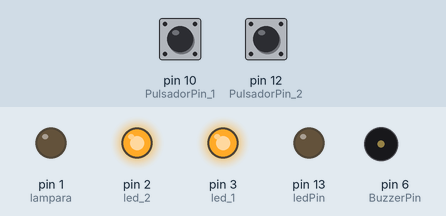
The sketch below on a simulated Arduino Uno, built with avr-gcc and run on an emulated ATmega328P. On the bench: output pins drawn as LEDs (lit = HIGH), buzzer (waves = sounding). The test bench sets the inputs (shaded band); at power-on: pin 10 (PulsadorPin_1) LOW, pin 12 (PulsadorPin_2) LOW.

Above: at 16.6 s.
18.1 s: pin 10 (PulsadorPin_1) pulled HIGH for 3 s
At 23.6 s:
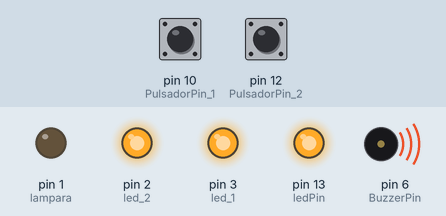
At 65.5 s:
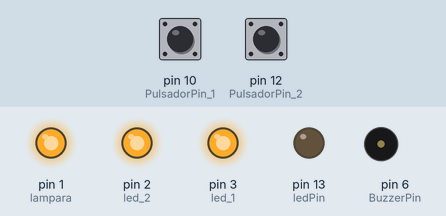
Timing chart, 0 to 66.2 s (numbered marks = the images above; inputs shaded):
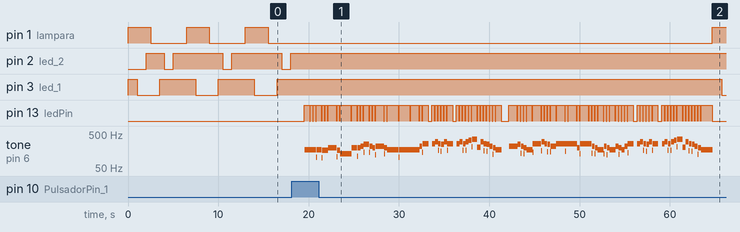

The sketch:

belen2021.ino
```cpp
int ledPin = 13; //Tira led.
int BuzzerPin = 6; //Pin del buzzer.
int PulsadorPin_1 = 10;	//Pin del primer boton.
int PulsadorPin_2 = 12;	//Pin del segundo boton.
int lampara = 1; // Pin de la lampara.
int led_2 = 2; // Pin del los leds.
int led_1 = 3; // Pin de la tira led.
int T = 1000; // Tiempo entre parpadeos.

int Estadoboton_1;		//Variables del estado de los botones.
int Estadoboton_2;

//Frecuencia de las notas musicales.
#define Do 261
#define Re 294
#define Mi 329
#define Fa 349
#define Sol 391
#define SolSostenido 415
#define La 440
#define LaSostenido 466
#define Si 494
#define DoAlto 524
#define ReAlto 588
#define MiAlto 660
#define FaAlto 699

//Duración de las notas.
#define semicorchea 200
#define corchea 400
#define negra 800
#define negraymedia 1200
#define blanca 1600


void setup()
{
	//Marcamos los pines como entrada o salida.
  pinMode(ledPin, OUTPUT);
  pinMode(BuzzerPin, OUTPUT);
  pinMode(PulsadorPin_1, INPUT);
  pinMode(lampara, OUTPUT);
  pinMode(led_2, OUTPUT);
  pinMode(led_1, OUTPUT);
}

void loop()
{

  //inicializamos las luces
  luces();

	//Recogemos el estado de los botones (Pulsado o no pulsados).
  Estadoboton_1 = digitalRead(PulsadorPin_1);
  Estadoboton_2 = digitalRead(PulsadorPin_2);

	//Si pulsamos un botón que toque su villancico.
  if (Estadoboton_1 == HIGH)
  {
    VillancicoCampana();
  }
  if (Estadoboton_2 == HIGH)
  {
    VillancicoHaciaBelen();
  }
}

void beep (unsigned char Pinbuzzer, int frecuencia, long tiempo)
{
    digitalWrite(ledPin, HIGH);	//El led se enciende al ritmo de los tonos.

    int x;
    long delayAmount = (long)(1000000/frecuencia);
    long loopTime = (long)((tiempo*negra)/(delayAmount*2));
    for (x=0;x<loopTime;x++)
    {
        digitalWrite(BuzzerPin,HIGH);
        delayMicroseconds(delayAmount);
        digitalWrite(BuzzerPin,LOW);
        delayMicroseconds(delayAmount);
    }

    digitalWrite(ledPin, LOW);

    delay(15);//Le damos un pequeño tiempo entre tonos.
}

void luces(){

  digitalWrite(led_1, HIGH);
  digitalWrite(lampara, HIGH);
  delay(T);
  digitalWrite(led_1, LOW);
  delay(T);
  digitalWrite(led_2, HIGH);
  delay(500);
  digitalWrite(lampara, LOW);
  delay(T);
  digitalWrite(led_1, HIGH);
  delay(500);
  digitalWrite(led_2, LOW);
  delay(T);
  digitalWrite(led_2, HIGH);
  delay(500);
  digitalWrite(lampara, LOW);
  delay(T);

  }

void VillancicoCampana()
{
    //Tonos del primer villancico.
    beep(BuzzerPin, Fa, negra);
    beep(BuzzerPin, Fa, corchea);
    beep(BuzzerPin, Fa, corchea);
    beep(BuzzerPin, Fa, negra);
    beep(BuzzerPin, Mi, corchea);
    beep(BuzzerPin, Fa, corchea);

    beep(BuzzerPin, Sol, negraymedia);
    beep(BuzzerPin, Mi, corchea);
    beep(BuzzerPin, Do, blanca);

    beep(BuzzerPin, Sol, negra);
    beep(BuzzerPin, Sol, corchea);
    beep(BuzzerPin, La, corchea);
    beep(BuzzerPin, Si, negra);
    beep(BuzzerPin, La, corchea);
    beep(BuzzerPin, Sol, corchea);

    beep(BuzzerPin, La, negraymedia);
    beep(BuzzerPin, Sol, corchea);
    beep(BuzzerPin, Fa, blanca);
    beep(BuzzerPin, Fa, blanca);

    beep(BuzzerPin, Fa, negraymedia);
    beep(BuzzerPin, La, corchea);
    beep(BuzzerPin, DoAlto, negra);
    delay(corchea);
    beep(BuzzerPin, DoAlto, corchea);

    beep(BuzzerPin, ReAlto, corchea);
    beep(BuzzerPin, DoAlto, corchea);
    beep(BuzzerPin, Si, corchea);
    beep(BuzzerPin, ReAlto, corchea);
    beep(BuzzerPin, DoAlto, negra);
    delay(corchea);
    beep(BuzzerPin, DoAlto, corchea);

    beep(BuzzerPin, ReAlto, corchea);
    beep(BuzzerPin, DoAlto, corchea);
    beep(BuzzerPin, ReAlto, corchea);
    beep(BuzzerPin, MiAlto, corchea);
    beep(BuzzerPin, FaAlto, negra);
    beep(BuzzerPin, La, corchea);
    beep(BuzzerPin, ReAlto, corchea);

    beep(BuzzerPin, DoAlto, corchea);
    beep(BuzzerPin, Si, corchea);
    beep(BuzzerPin, La, corchea);
    beep(BuzzerPin, Sol, corchea);
    beep(BuzzerPin, Fa, negra);
    delay(negra);

    beep(BuzzerPin, La, negraymedia);
    beep(BuzzerPin, Si, corchea);
    beep(BuzzerPin, La, corchea);
    beep(BuzzerPin, Sol, corchea);
    beep(BuzzerPin, Fa, negra);

    beep(BuzzerPin, DoAlto, negraymedia);
    beep(BuzzerPin, ReAlto, corchea);
    beep(BuzzerPin, DoAlto, corchea);
    beep(BuzzerPin, Si, corchea);
    beep(BuzzerPin, La, negra);

    beep(BuzzerPin, DoAlto, negraymedia);
    beep(BuzzerPin, DoAlto, corchea);
    beep(BuzzerPin, Si, negraymedia);
    beep(BuzzerPin, Sol, corchea);

    beep(BuzzerPin, DoAlto, negraymedia);
    beep(BuzzerPin, Si, corchea);
    beep(BuzzerPin, La, corchea);
    beep(BuzzerPin, Sol, corchea);
    beep(BuzzerPin, Fa, negra);

    beep(BuzzerPin, La, corchea);
    beep(BuzzerPin, Sol, corchea);
    beep(BuzzerPin, Fa, negra);

    beep(BuzzerPin, La, corchea);
    beep(BuzzerPin, Sol, corchea);
    beep(BuzzerPin, Fa, corchea);
    beep(BuzzerPin, La, corchea);
    beep(BuzzerPin, DoAlto, negra);
    delay(corchea);
    beep(BuzzerPin, DoAlto, corchea);

    beep(BuzzerPin, ReAlto, corchea);
    beep(BuzzerPin, DoAlto, corchea);
    beep(BuzzerPin, Si, corchea);
    beep(BuzzerPin, ReAlto, corchea);
    beep(BuzzerPin, DoAlto, negra);
    delay(corchea);
    beep(BuzzerPin, DoAlto, corchea);

    beep(BuzzerPin, ReAlto, corchea);
    beep(BuzzerPin, DoAlto, corchea);
    beep(BuzzerPin, ReAlto, corchea);
    beep(BuzzerPin, MiAlto, corchea);

    beep(BuzzerPin, FaAlto, negra);
    beep(BuzzerPin, La, corchea);
    beep(BuzzerPin, ReAlto, corchea);

    beep(BuzzerPin, DoAlto, corchea);
    beep(BuzzerPin, Si, corchea);
    beep(BuzzerPin, La, corchea);
    beep(BuzzerPin, Sol, corchea);
    beep(BuzzerPin, Fa, blanca);

}


void VillancicoHaciaBelen()
{
    //Tonos del segundo villancico.
    beep(BuzzerPin, Do, corchea);
    beep(BuzzerPin, Fa, corchea);
    beep(BuzzerPin, Fa, corchea);
    beep(BuzzerPin, Fa, corchea);


    beep(BuzzerPin, Fa, negra);
    beep(BuzzerPin, La, corchea);
    beep(BuzzerPin, Si, corchea);
    beep(BuzzerPin, La, corchea);


    beep(BuzzerPin, Sol, semicorchea);
    delay(corchea);
    beep(BuzzerPin, Sol, semicorchea);
    beep(BuzzerPin, Fa, semicorchea);
    beep(BuzzerPin, Mi, semicorchea);
    beep(BuzzerPin, Fa, semicorchea);
    beep(BuzzerPin, Sol, semicorchea);
    beep(BuzzerPin, La, semicorchea);
    beep(BuzzerPin, Sol, semicorchea);
    beep(BuzzerPin, Fa, semicorchea);
    beep(BuzzerPin, Mi, semicorchea);
    beep(BuzzerPin, Fa, semicorchea);

    beep(BuzzerPin, Sol, semicorchea);
    delay(corchea);
    beep(BuzzerPin, Sol, semicorchea);
    beep(BuzzerPin, Fa, semicorchea);
    beep(BuzzerPin, Mi, semicorchea);
    beep(BuzzerPin, Fa, semicorchea);
    beep(BuzzerPin, Sol, semicorchea);
    beep(BuzzerPin, La, semicorchea);
    beep(BuzzerPin, Sol, semicorchea);
    beep(BuzzerPin, Fa, semicorchea);
    beep(BuzzerPin, Mi, semicorchea);
    beep(BuzzerPin, Fa, semicorchea);

    beep(BuzzerPin, Sol, corchea);
    delay(corchea);
    beep(BuzzerPin, Sol, corchea);
    beep(BuzzerPin, La, corchea);
    beep(BuzzerPin, Si, corchea);
    beep(BuzzerPin, ReAlto, corchea);


    beep(BuzzerPin, DoAlto, negra);
    beep(BuzzerPin, Si, corchea);
    beep(BuzzerPin, La, negra);
    beep(BuzzerPin, Sol, corchea);

    beep(BuzzerPin, Fa, negra);
    beep(BuzzerPin, Fa, negra);

    beep(BuzzerPin, La, semicorchea);
    beep(BuzzerPin, La, semicorchea);
    beep(BuzzerPin, DoAlto, corchea);
    beep(BuzzerPin, DoAlto, corchea);
    beep(BuzzerPin, Sol, corchea);


    beep(BuzzerPin, La, corchea);
    delay(corchea);
    beep(BuzzerPin, La, semicorchea);
    beep(BuzzerPin, La, semicorchea);
    beep(BuzzerPin, DoAlto, corchea);
    beep(BuzzerPin, DoAlto, corchea);
    beep(BuzzerPin, Sol, corchea);

    beep(BuzzerPin, La, corchea);
    delay(corchea);
    beep(BuzzerPin, Fa, semicorchea);
    beep(BuzzerPin, Fa, semicorchea);
    beep(BuzzerPin, Si, corchea);
    beep(BuzzerPin, Si, corchea);
    beep(BuzzerPin, Sol, corchea);

    beep(BuzzerPin, La, corchea);
    delay(corchea);
    beep(BuzzerPin, Fa, semicorchea);
    beep(BuzzerPin, Fa, semicorchea);
    beep(BuzzerPin, Sol, corchea);
    beep(BuzzerPin, Sol, corchea);
    beep(BuzzerPin, Mi, corchea);

    beep(BuzzerPin, Fa, corchea);
    beep(BuzzerPin, Fa, corchea);
}
```

Measured:
- after the input at 18.1 s, pin 2 (led_2): stops changing and stays HIGH; tone on pin 6 (BuzzerPin): plays 174 Hz for 1.3 s, 105 Hz for 0.04 s, 174 Hz for 0.60 s, 99 Hz for 0.04 s, 164 Hz for 0.64 s, 195 Hz for 0.96 s … (123 notes in this stretch), starting after 1.5 s
- by itself, pin 2 (led_2): repeats every 6.5 s: LOW 1.0 s, HIGH 5.5 s
